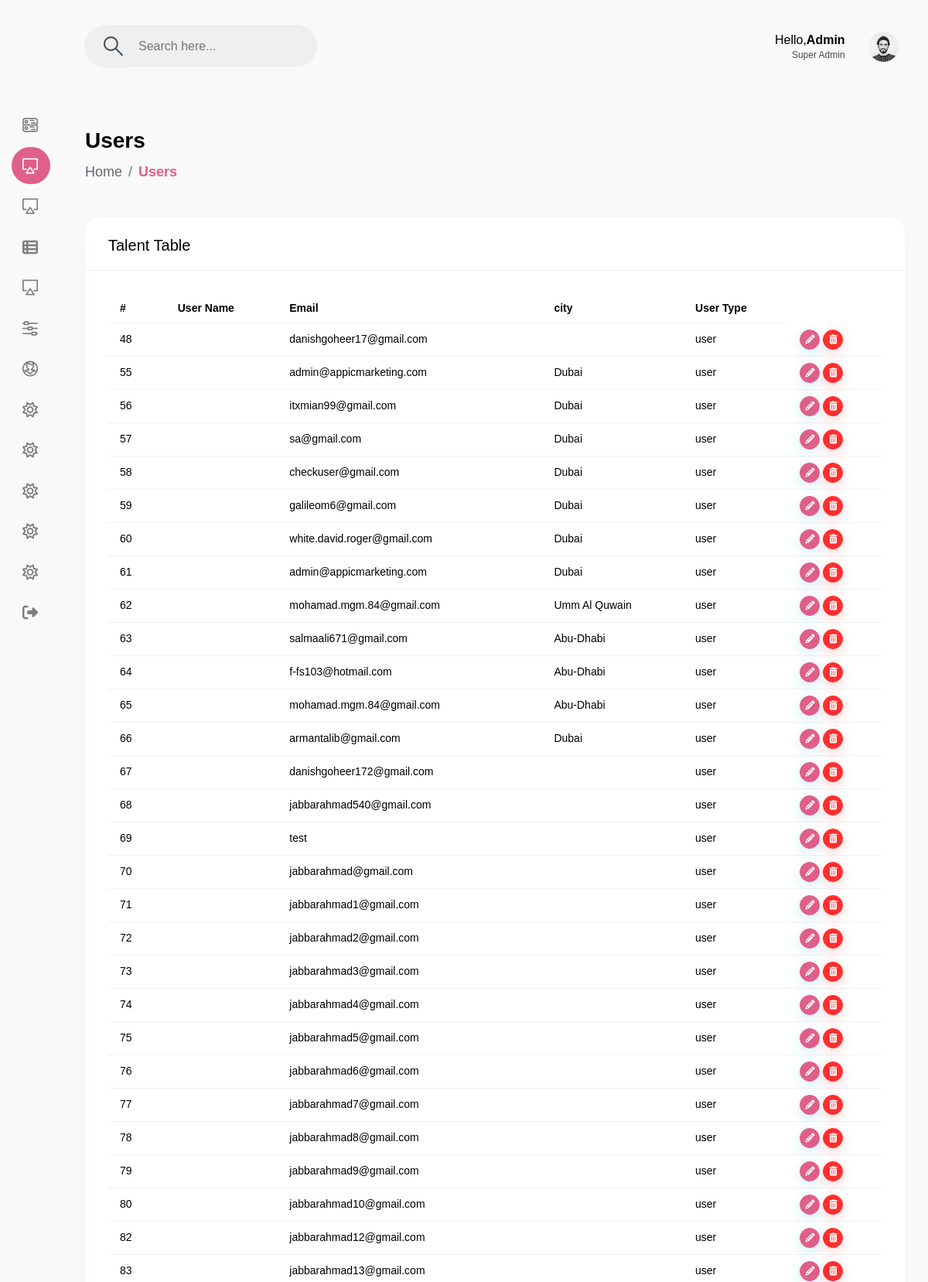
Page /admin/users.php (signed in, upper part) on the committed database.
### tables this page shows
CREATE TABLE `users` (
  `id` int(10) NOT NULL,
  `email` varchar(255) NOT NULL,
  `password` varchar(255) NOT NULL,
  `first_name` varchar(100) NOT NULL,
  `middle_name` varchar(100) NOT NULL,
  `last_name` varchar(100) NOT NULL,
  `dob` varchar(255) NOT NULL,
  `image` varchar(255) NOT NULL,
  `phone` varchar(255) NOT NULL,
  `gender` varchar(20) NOT NULL,
  `user_type` tinyint(1) NOT NULL,
  `address` varchar(100) NOT NULL,
  `address2` varchar(100) NOT NULL,
  `postal_code` varchar(20) NOT NULL,
  `city` varchar(100) NOT NULL,
  `state` varchar(100) NOT NULL,
  `country` varchar(100) NOT NULL,
  `lat` varchar(20) NOT NULL,
  `lng` varchar(20) NOT NULL,
  `join_time` timestamp NOT NULL DEFAULT CURRENT_TIMESTAMP,
  `looking_to` varchar(100) NOT NULL,
  `like_to` varchar(100) NOT NULL,
  `min_budget` double NOT NULL,
  `max_budget` double NOT NULL,
  `residential` tinyint(1) NOT NULL,
  `payment_type` varchar(50) NOT NULL,
  `home_type` int(11) NOT NULL,
  `omv_price` int(11) NOT NULL,
  `price_range` varchar(50) NOT NULL,
  `timeline` varchar(50) NOT NULL,
  `estimation` varchar(50) NOT NULL,
  `year_built` int(11) NOT NULL,
  `parking` varchar(50) NOT NULL,
  `lot_size` varchar(30) NOT NULL,
  `home_sqft` double NOT NULL,
  `beds` int(11) NOT NULL,
  `baths` int(11) NOT NULL,
  `water_source` varchar(50) NOT NULL,
  `hoa_fees` double NOT NULL,
  `condo` tinyint(1) NOT NULL,
  `flooding` tinyint(1) NOT NULL,
  `renovations` tinyint(1) NOT NULL,
  `lead` tinyint(1) NOT NULL,
  `fires` tinyint(1) NOT NULL,
  `generator` tinyint(1) NOT NULL,
  `septic` tinyint(1) NOT NULL,
  `social_token` varchar(255) NOT NULL,
  `timestamp` timestamp NOT NULL DEFAULT CURRENT_TIMESTAMP ON UPDATE CURRENT_TIMESTAMP
);

### admin/users.php (the view, shortened to what this page needs)
<?php include('includes/config.php');
include('includes/header.php');
include('includes/nav.php');
?>
<div class="content-body">
<div class="container-fluid">
<div class="page-titles">
<h4>Users</h4>
<ol class="breadcrumb">
<li class="breadcrumb-item"><a href="javascript:void(0)">Home</a></li>
<li class="breadcrumb-item active"><a href="users.php">Users</a></li>
</ol>
    </div>
               <?php
                 if(isset($_GET['action']) && $_GET['action'] == 'edit') {
                  $b = mysql_query("select * from users where id = {$_GET['id']}");
                    if(true) {
                      ?>
                <div class="row">
                    <div class="col-xl-12 col-lg-12">
                        <div class="card">
                            <div class="card-header">
                                <h4 class="card-title">Update Data Here</h4>
                            </div>
                            <div class="card-body">
                                <div class="basic-form">
                                    <form method="post" action="users.php">
                                        <div class="form-group">
                                        <input type="text" class="form-control input-rounded" placeholder="Username" name="username" value="<?php echo mysql_result($b,0,"username") ?>">
                                        </div>
                                        <div class="form-group">
                                            <input type="text" class="form-control input-rounded" placeholder="Email" name="email" value="<?php echo mysql_result($b,0,"email") ?>">
                                        </div>
                                        <div class="form-group">
                                            <input type="text" class="form-control input-rounded" placeholder="City" name="city" value="<?php echo mysql_result($b,0,"city") ?>">
                                        </div>
                                        <div class="form-group">
                                            <input type="text" class="form-control input-rounded" placeholder="User Type" name="user_type" value="<?php echo mysql_result($b,0,"user_type") ?>">
                                        </div>
                                        <div class="form-group">
                                            <input type="hidden" name="action" value="update" /><input type="hidden" name="id"value="<?php echo mysql_result($b,0,"id") ?>"/>
                                            <button type="submit" class="btn btn-primary" name="submit">Update</button>
                                        </div>
                                    </form>
                                </div>
                            </div>
                        </div>
                    </div>
                </div>
                 <?php
                }} else {
                ?>
                <div class="row">
                	<div class="col-12">
                        <div class="card">
                            <div class="card-header">
                                <h4 class="card-title">Talent Table</h4>
                            </div>
                            <div class="card-body">
                                <div class="table-responsive">
                                    <table id="example3" class="display min-w850">
                                        <thead>
                                            <tr>
                                                <th>#</th>
                                                <th>User Name</th>
                                                <th>Email</th>
                                                <th>city</th>
                                                <th>User Type</th>
                                            </tr>
                                        </thead>
                                        <tbody>
                                        	<?php
                                           $q = mysql_query("select * from users where user_type='0'");
                                         while($query = mysql_fetch_assoc($q)) {
                                      ?>
                                            <tr>
                                                <td><?php echo $query['id'] ?></td>
                                                <td><?php echo $query['username'] ?></td>
                                                <td><?php echo $query['email'] ?></td>
                                                <td><?php echo $query['city'] ?></td>
                                                <td><?php if($query['user_type'] == "0") {echo "user";} ?></td>
                                               <td>
                                                <div class="d-flex">
                                                    <a href="users.php?action=edit&id=<?php echo $query['id'] ?>" class="btn btn-primary shadow btn-xs sharp mr-1"><i class="fa fa-pencil"></i></a>
                                                    <form method="post" onsubmit="return confirm('Do you really want to Delete?');" style="float:left"><button type="submit" class="btn btn-danger shadow btn-xs sharp" name="submit_x" /><i class="fa fa-trash"></i> </form>
                                                    </div>
                                                </td>
                                            </tr>
                                            <?php
                                              }
                                           ?>
                                        </tbody>
                                    </table>
                                </div>
                            </div>
                        </div>
                    </div>
                </div>
            </div>
        </div>
 <?php } ?>
<?php  include('includes/footer.php'); ?>

### admin/includes/header.php (shortened to what this page needs)
 <!DOCTYPE html>
<html lang="en">
<head>
    <link href="vendor/jqvmap/css/jqvmap.min.css" rel="stylesheet">
	<link rel="stylesheet" href="vendor/chartist/css/chartist.min.css">
	<link href="vendor/datatables/css/jquery.dataTables.min.css" rel="stylesheet">
    <link href="vendor/jqvmap/css/jqvmap.min.css" rel="stylesheet">
    <link href="vendor/bootstrap-select/dist/css/bootstrap-select.min.css" rel="stylesheet">
    <link href="css/style.css" rel="stylesheet">
	<link href="vendor/owl-carousel/owl.carousel.css" rel="stylesheet">
</head>
<body>
    <div id="main-wrapper">
        <div class="nav-header mt-3 mb-5">
            <a href="index.php" class="brand-logo">
            </a>
        </div>
        <div class="header">
            <div class="header-content">
                <nav class="navbar navbar-expand">
                    <div class="collapse navbar-collapse justify-content-between">
                        <div class="header-left">
                            <div class="dashboard_bar">
								<div class="input-group search-area d-lg-inline-flex d-none">
									<div class="input-group-append">
										<button class="input-group-text"><i class="flaticon-381-search-2"></i></button>
									</div>
									<input type="text" class="form-control" placeholder="Search here...">
								</div>
                            </div>
                        </div>
                        <ul class="navbar-nav header-right">
                            <li class="nav-item dropdown header-profile">
                                <a class="nav-link" href="javascript:void(0)" role="button" data-toggle="dropdown">
									<div class="header-info">
										<span class="text-black">Hello,<strong>Admin</strong></span>
										<p class="fs-12 mb-0">Super Admin</p>
									</div>
                                    <img src="images/profile/17.jpg" width="20" alt=""/>
                                </a>
                            </li>
                        </ul>
                    </div>
                </nav>
            </div>
        </div>

### admin/includes/nav.php (shortened to what this page needs)
     <div class="deznav">
         <div class="deznav-scroll">
	<ul class="metismenu" id="menu">
                 <li>
                     <a href="index.php" aria-expanded="false">
				<i class="flaticon-381-networking"></i>
			</a>
                 </li>
                 <li>
                     <a href="users.php" aria-expanded="false">
				<i class="flaticon-381-television"></i>
			</a>
                 </li>
                  <li>
                     <a href="musician.php" aria-expanded="false">
				<i class="flaticon-381-television"></i>
			</a>
                 </li>
		<li><a href="order_req.php" aria-expanded="false">
			<i class="fas fa-th-list"></i>
				</a>
				</li>
		   <li>
                     <a href="gigs.php" aria-expanded="false">
				<i class="flaticon-381-television"></i>
			</a>
                 </li>
		<li>
			<a href="event.php" aria-expanded="false">
				<i class="flaticon-381-controls-3"></i>
			</a>
			</li>
                 <li><a href="posts.php" aria-expanded="false">
				<i class="flaticon-381-user"></i>
			</a>
                 </li>
		<li><a href="equipments.php" aria-expanded="false">
		<i class="far fa-sun"></i>
			</a>
		</li>
		<li><a href="requests.php" aria-expanded="false">
		<i class="far fa-sun"></i>
			</a>
		</li>
		<li><a href="hire_talent.php" aria-expanded="false">
		<i class="far fa-sun"></i>
			</a>
		</li>
		<li><a href="genre.php" aria-expanded="false">
		<i class="far fa-sun"></i>
			</a>
		</li>
		<li><a href="comments.php" aria-expanded="false">
		<i class="far fa-sun"></i>
			</a>
		</li>
                 <li><a href="login.php?logout=true" aria-expanded="false">
				<i class="fa fa-sign-out"></i>
			</a>
                 </li>
             </ul>
</div>
     </div>

### admin/includes/footer.php (shortened to what this page needs)
    </div>
</body>
</html>

### rows in the picture
users: id "48", email "danishgoheer17@gmail.com", user_type "user"
users: id "55", email "admin@appicmarketing.com", city "Dubai", user_type "user"
users: id "56", email "itxmian99@gmail.com", city "Dubai", user_type "user"
users: id "57", email "sa@gmail.com", city "Dubai", user_type "user"
users: id "58", email "checkuser@gmail.com", city "Dubai", user_type "user"
users: id "59", email "galileom6@gmail.com", city "Dubai", user_type "user"
users: id "60", email "white.david.roger@gmail.com", city "Dubai", user_type "user"
users: id "61", email "admin@appicmarketing.com", city "Dubai", user_type "user"
users: id "62", email "mohamad.mgm.84@gmail.com", city "Umm Al Quwain", user_type "user"
users: id "63", email "salmaali671@gmail.com", city "Abu-Dhabi", user_type "user"
users: id "64", email "f-fs103@hotmail.com", city "Abu-Dhabi", user_type "user"
users: id "65", email "mohamad.mgm.84@gmail.com", city "Abu-Dhabi", user_type "user"
users: id "66", email "armantalib@gmail.com", city "Dubai", user_type "user"
users: id "67", email "danishgoheer172@gmail.com", user_type "user"
users: id "68", email "jabbarahmad540@gmail.com", user_type "user"
users: id "69", email "test", user_type "user"
users: id "70", email "jabbarahmad@gmail.com", user_type "user"
users: id "71", email "jabbarahmad1@gmail.com", user_type "user"
users: id "72", email "jabbarahmad2@gmail.com", user_type "user"
users: id "73", email "jabbarahmad3@gmail.com", user_type "user"
users: id "74", email "jabbarahmad4@gmail.com", user_type "user"
users: id "75", email "jabbarahmad5@gmail.com", user_type "user"
users: id "76", email "jabbarahmad6@gmail.com", user_type "user"
users: id "77", email "jabbarahmad7@gmail.com", user_type "user"
users: id "78", email "jabbarahmad8@gmail.com", user_type "user"
users: id "79", email "jabbarahmad9@gmail.com", user_type "user"
users: id "80", email "jabbarahmad10@gmail.com", user_type "user"
users: id "82", email "jabbarahmad12@gmail.com", user_type "user"
users: id "83", email "jabbarahmad13@gmail.com", user_type "user"
